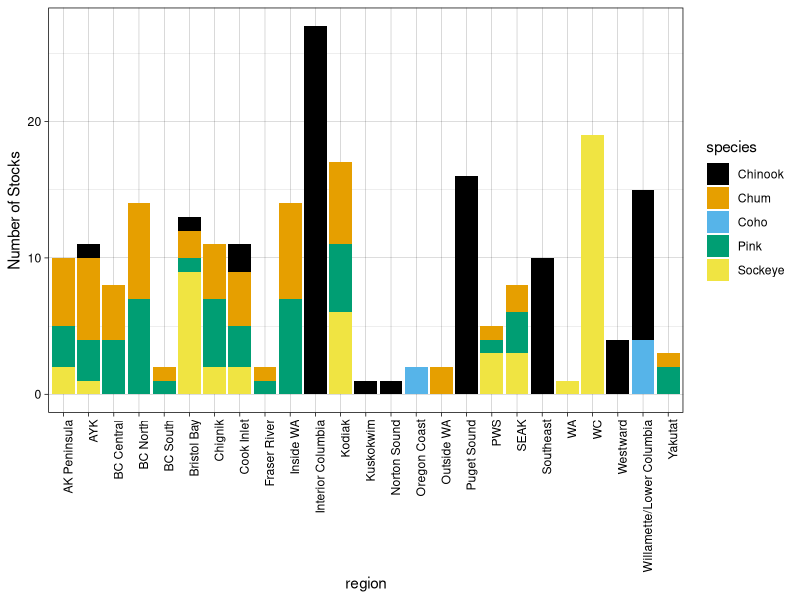
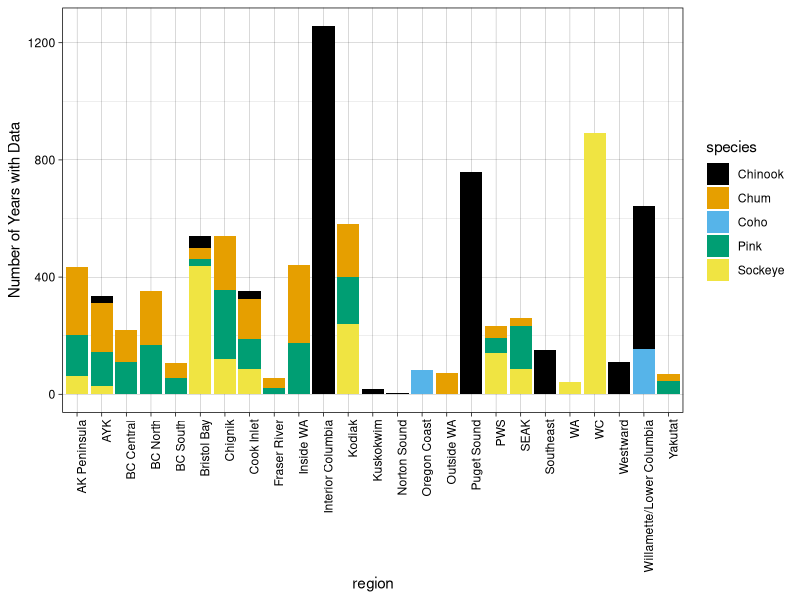
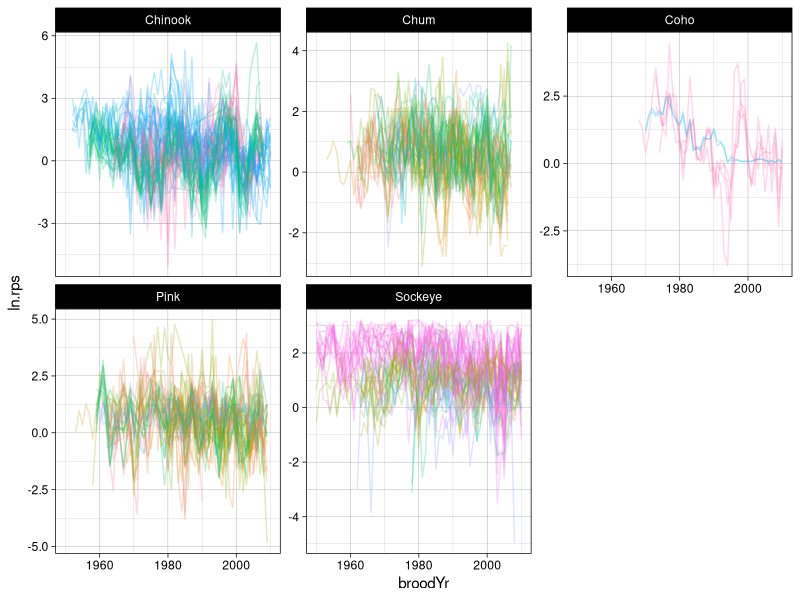
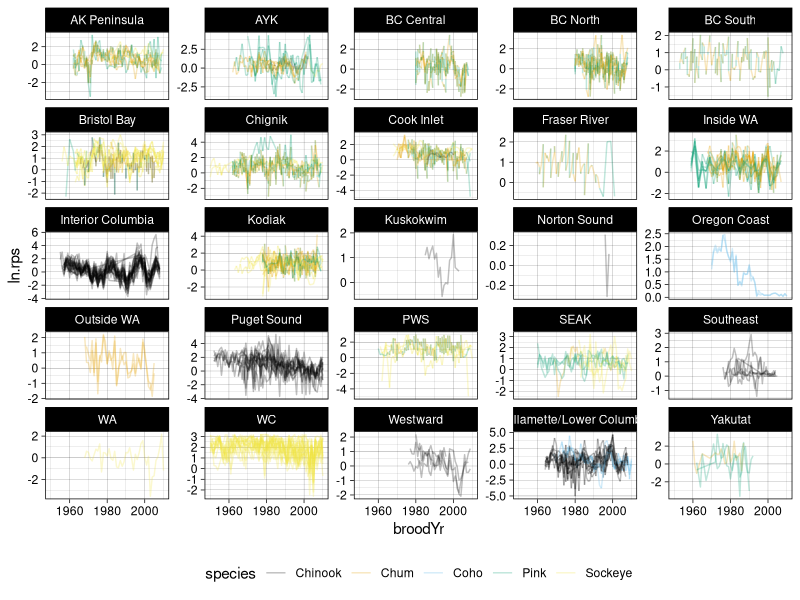
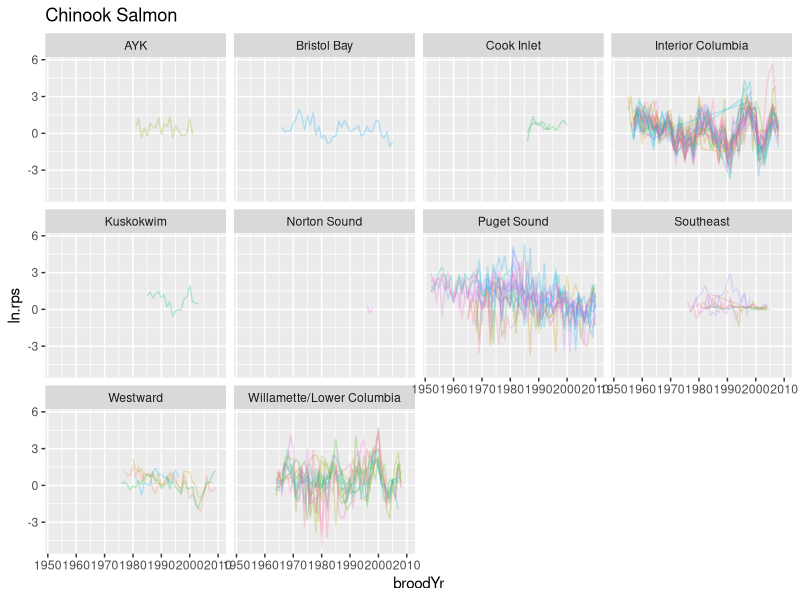
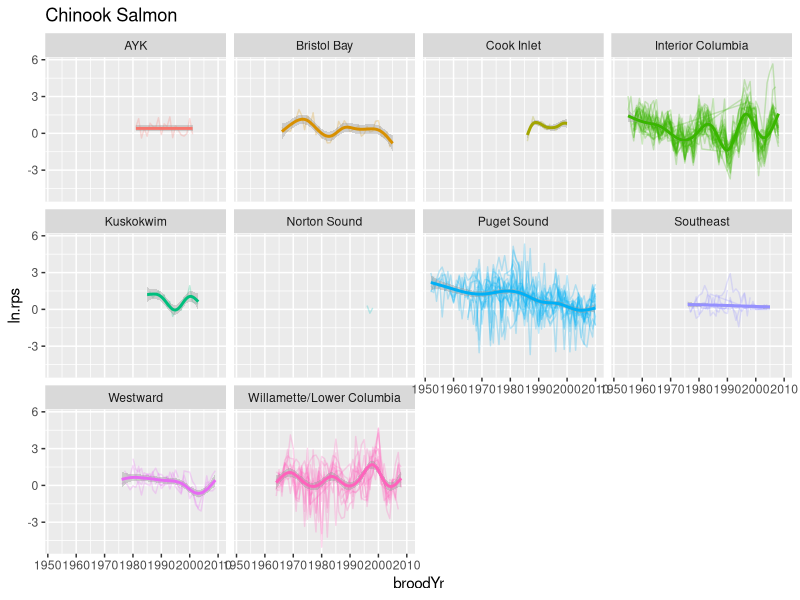
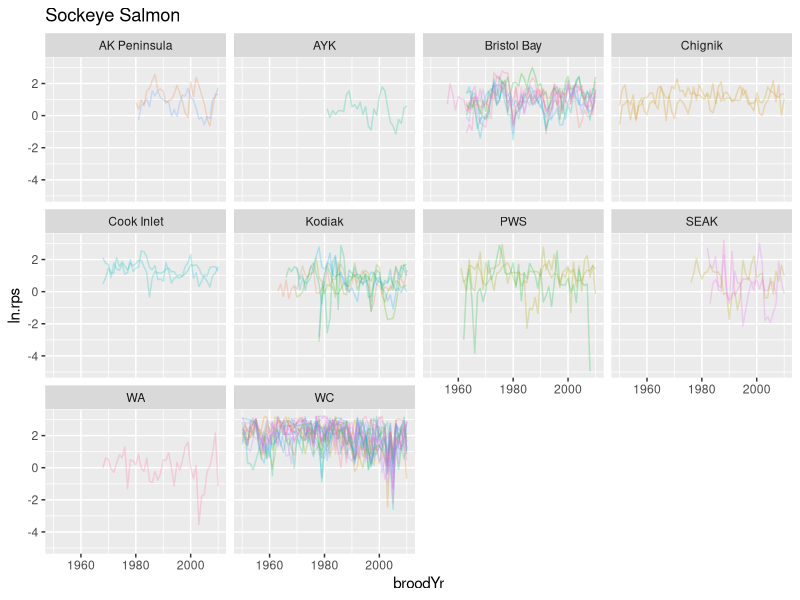
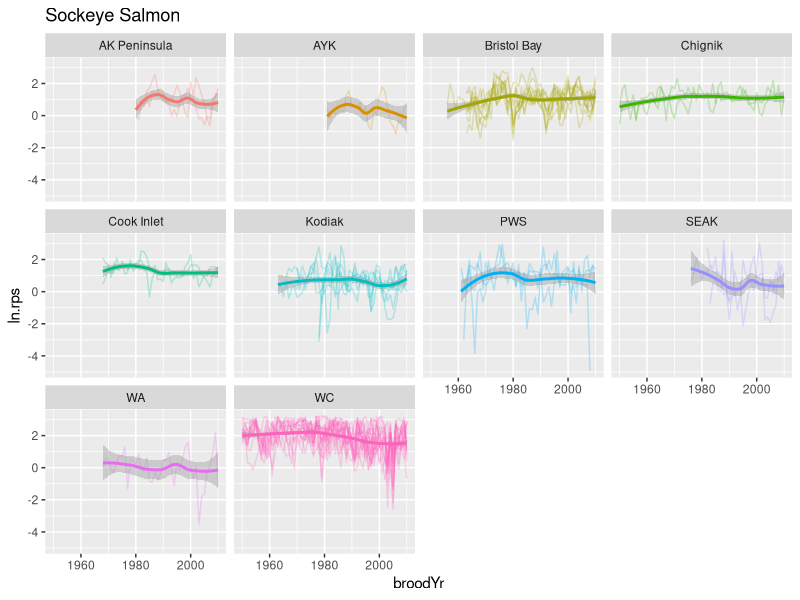

These figures' R source, in order:
## ---- chunk 1
knitr::opts_chunk$set(echo = TRUE, warning=FALSE)
require(tidyverse)
require(kableExtra)
require(dplyr)
require(ggthemes)
## ---- chunk 2
dat <- read.csv("AK-WCoast-Salmon-SR.csv", header=TRUE)
## ---- chunk 3
kable(head(dat), align="crr") %>% #, digits=c(3,1,1)) %>%
  kable_styling(bootstrap_options = c("striped", "hover"))
## ---- chunk 4
dat$rps <- dat$rec/dat$spawn
dat$ln.rps <- log(dat$rps)
kable(head(dat), align="crr") %>% #, digits=c(3,1,1)) %>%
  kable_styling(bootstrap_options = c("striped", "hover"))
## ---- chunk 5
dat.2 <- dat %>% filter(!is.infinite(ln.rps), !is.na(ln.rps), broodYr>=1950, broodYr<=2010)
## ---- chunk 6
temp.dat <- dat.2 %>% filter(species=='Chinook')

stocks <- unique(temp.dat$stock)
n.stocks <- length(stocks)

n.runs <- vector(length=n.stocks)

for(s in 1:n.stocks) {
  n.runs[s] <- length(unique(temp.dat$run[temp.dat$stock==stocks[s]]))
}
stocks[which(n.runs>1)]
## ---- chunk 7

## ---- chunk 8
sum.stocks_species.region <- dat.2 %>% group_by(species, region) %>% summarize('n.stocks'=length(unique(stock)))
# kable(sum.stocks_species.region, align="crr") %>% #, digits=c(3,1,1)) %>%
  # kable_styling(bootstrap_options = c("striped", "hover"))

g <- ggplot(sum.stocks_species.region, aes(x=region, y=n.stocks, fill=species)) +
       theme_linedraw() +
       scale_fill_colorblind() +
       geom_bar(stat='identity', position='stack') +
       theme(axis.text.x = element_text(angle = 90, hjust = 1)) +
       ylab('Number of Stocks')
plot(g)
## ---- chunk 9
sum.years_species.region <- dat.2 %>% group_by(species, region) %>% summarize('n.years'=n())
# kable(sum.years_species.region, align="crr") %>% #, digits=c(3,1,1)) %>%
  # kable_styling(bootstrap_options = c("striped", "hover"))

g <- ggplot(sum.years_species.region, aes(x=region, y=n.years, fill=species)) +
       theme_linedraw() +
       scale_fill_colorblind() +
       geom_bar(stat='identity', position='stack') +
       theme(axis.text.x = element_text(angle = 90, hjust = 1)) +
       ylab('Number of Years with Data')
plot(g)
## ---- chunk 10
g <- ggplot(dat.2, aes(x=broodYr, y=ln.rps, color=region, group=stock)) +
       theme_linedraw() +
       geom_line(alpha=0.25) +
       facet_wrap(~species, scales='free_y') +
       theme(legend.position='none')
plot(g)
## ---- chunk 11
g <- ggplot(dat.2, aes(x=broodYr, y=ln.rps, color=species, group=stock)) +
       theme_linedraw() +
       scale_color_colorblind() +
       geom_line(alpha=0.25) +
       facet_wrap(~region, scales='free_y') +
       theme(legend.position='bottom')
plot(g)
## ---- chunk 12
temp.spec <- 'Chinook'
g <- ggplot(filter(dat.2, species==temp.spec), aes(x=broodYr, y=ln.rps, color=stock, group=factor(stock))) +
       geom_line(alpha=0.25) +
       facet_wrap(~region) +
       theme(legend.position='none') +
       ggtitle(paste(temp.spec,'Salmon'))
       # geom_smooth(aes(group=region))
plot(g)
## ---- chunk 13
g <- ggplot(filter(dat.2, species==temp.spec), aes(x=broodYr, y=ln.rps, color=region, group=factor(stock))) +
       geom_line(alpha=0.25) +
       facet_wrap(~region) +
       theme(legend.position='none') +
       ggtitle(paste(temp.spec,'Salmon')) +
       geom_smooth(aes(group=region))
plot(g)
## ---- chunk 14
temp.spec <- 'Sockeye'
g <- ggplot(filter(dat.2, species==temp.spec), aes(x=broodYr, y=ln.rps, color=stock, group=factor(stock))) +
       geom_line(alpha=0.25) +
       facet_wrap(~region) +
       theme(legend.position='none') +
       ggtitle(paste(temp.spec,'Salmon'))
       # geom_smooth(aes(group=region))
plot(g)
## ---- chunk 15
g <- ggplot(filter(dat.2, species==temp.spec), aes(x=broodYr, y=ln.rps, color=region, group=factor(stock))) +
       geom_line(alpha=0.25) +
       facet_wrap(~region) +
       theme(legend.position='none') +
       ggtitle(paste(temp.spec,'Salmon')) +
       geom_smooth(aes(group=region))
plot(g)
## ---- chunk 16
temp.spec <- 'Pink'
g <- ggplot(filter(dat.2, species==temp.spec), aes(x=broodYr, y=ln.rps, color=stock, group=factor(stock))) +
       geom_line(alpha=0.25) +
       facet_wrap(~region) +
       theme(legend.position='none') +
       ggtitle(paste(temp.spec,'Salmon'))
       # geom_smooth(aes(group=region))
plot(g)
## ---- chunk 17
g <- ggplot(filter(dat.2, species==temp.spec), aes(x=broodYr, y=ln.rps, color=region, group=factor(stock))) +
       geom_line(alpha=0.25) +
       facet_wrap(~region) +
       theme(legend.position='none') +
       ggtitle(paste(temp.spec,'Salmon')) +
       geom_smooth(aes(group=region))
plot(g)
## ---- chunk 18
temp.spec <- 'Chum'
g <- ggplot(filter(dat.2, species==temp.spec), aes(x=broodYr, y=ln.rps, color=stock, group=factor(stock))) +
       geom_line(alpha=0.25) +
       facet_wrap(~region) +
       theme(legend.position='none') +
       ggtitle(paste(temp.spec,'Salmon'))
       # geom_smooth(aes(group=region))
plot(g)
## ---- chunk 19
g <- ggplot(filter(dat.2, species==temp.spec), aes(x=broodYr, y=ln.rps, color=region, group=factor(stock))) +
       geom_line(alpha=0.25) +
       facet_wrap(~region) +
       theme(legend.position='none') +
       ggtitle(paste(temp.spec,'Salmon')) +
       geom_smooth(aes(group=region))
plot(g)
## ---- chunk 20
temp.spec <- 'Coho'
g <- ggplot(filter(dat.2, species==temp.spec), aes(x=broodYr, y=ln.rps, color=stock, group=factor(stock))) +
       geom_line(alpha=0.25) +
       facet_wrap(~region) +
       theme(legend.position='none') +
       ggtitle(paste(temp.spec,'Salmon'))
       # geom_smooth(aes(group=region))
plot(g)
## ---- chunk 21
g <- ggplot(filter(dat.2, species==temp.spec), aes(x=broodYr, y=ln.rps, color=region, group=factor(stock))) +
       geom_line(alpha=0.25) +
       facet_wrap(~region) +
       theme(legend.position='none') +
       ggtitle(paste(temp.spec,'Salmon')) +
       geom_smooth(aes(group=region))
plot(g)
